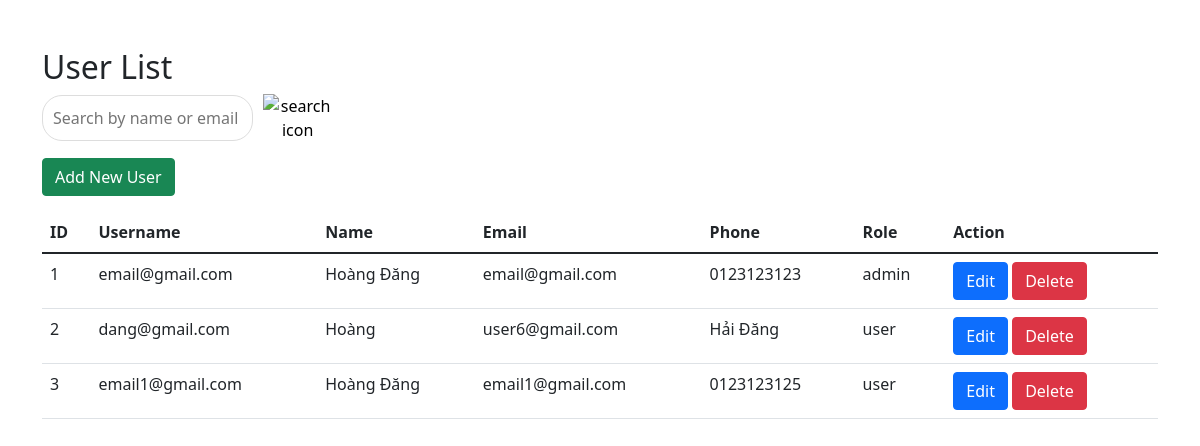
Page /admin/user/index.php on the committed database.
### tables this page shows
CREATE TABLE `users` (
  `id` int NOT NULL AUTO_INCREMENT,
  `username` varchar(50) NOT NULL,
  `passwd` varchar(60) NOT NULL,
  `name` varchar(50) NOT NULL,
  `phone` varchar(15) NOT NULL,
  `email` varchar(50) NOT NULL,
  `DOB` date NOT NULL,
  `mid` int DEFAULT NULL,
  `balance` double DEFAULT NULL,
  `role` varchar(10) NOT NULL,
  PRIMARY KEY (`id`),
  UNIQUE KEY `username` (`username`),
  KEY `mid` (`mid`)
);

### admin/user/index.php (the view, shortened to what this page needs)
<?php
include '../../dbh.php';
$search = '';
$sql = "SELECT * FROM users WHERE name LIKE '%$search%' OR email LIKE '%$search%'";
$result = mysqli_query($conn, $sql);
?>
<!DOCTYPE html>
<html lang="en">
<head>
    <link href="https://cdn.jsdelivr.net/npm/bootstrap@5.1.3/dist/css/bootstrap.min.css" rel="stylesheet">
</head>
<body>
    <div class="container mt-5">
        <h2>User List</h2>
        <form method="post" class="d-flex search-bar mb-3">
            <input type="text" name="search" value="<?php echo $search; ?>" placeholder="Search by name or email" required>
            <button type="submit">
                <img src="https://img.icons8.com/ios-filled/50/000000/search.png" alt="search icon" style="width: 20px; height: 20px;">
            </button>
        </form>
        <a href="insert.php" class="btn btn-success mb-3">Add New User</a>
        <table class="table">
            <thead>
                <tr>
                    <th>ID</th>
                    <th>Username</th>
                    <th>Name</th>
                    <th>Email</th>
                    <th>Phone</th>
                    <th>Role</th>
                    <th>Action</th>
                </tr>
            </thead>
            <tbody>
                <?php while ($user = mysqli_fetch_assoc($result)): ?>
                <tr>
                    <td><?php echo $user['id']; ?></td>
                    <td><?php echo $user['username']; ?></td>
                    <td><?php echo $user['name']; ?></td>
                    <td><?php echo $user['email']; ?></td>
                    <td><?php echo $user['phone']; ?></td>
                    <td><?php echo $user['role']; ?></td>
                    <td>
                        <a href="update.php?id=<?php echo $user['id']; ?>" class="btn btn-primary">Edit</a>
                        <a href="delete.php?id=<?php echo $user['id']; ?>" class="btn btn-danger" onclick="return confirm('Are you sure?')">Delete</a>
                    </td>
                </tr>
                <?php endwhile; ?>
            </tbody>
        </table>
    </div>
</body>
</html>

### admin/user/index.php (style rules this page uses)
.search-bar { width: 300px; display: flex; align-items: center; }
.search-bar input { border-radius: 20px; padding: 10px; border: 1px solid #ddd; width: 100%; }
.search-bar button { border: none; background: transparent; padding: 0 10px; cursor: pointer; }

### rows in the picture
users: id "1", username "email@gmail.com", name "Hoàng Đăng", email "email@gmail.com", phone "0123123123", role "admin"
users: id "2", username "dang@gmail.com", name "Hoàng", email "user6@gmail.com", phone "Hải Đăng", role "user"
users: id "3", username "email1@gmail.com", name "Hoàng Đăng", email "email1@gmail.com", phone "0123123125", role "user"
